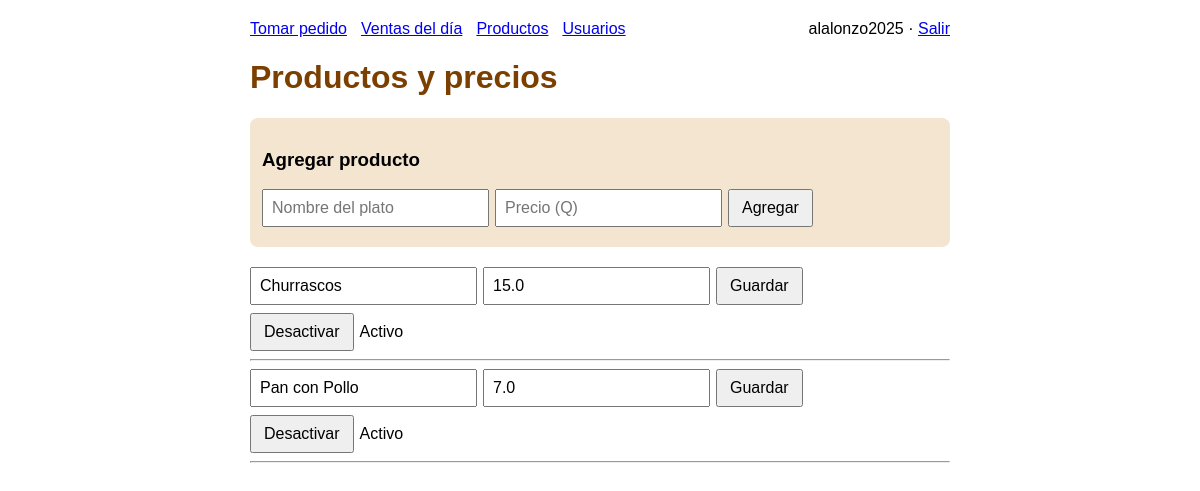
/productos (signed in), run on the app's committed database.
### app.py (models this page shows)
class Usuario(db.Model):
    id = db.Column(db.Integer, primary_key=True)
    usuario = db.Column(db.String(50), unique=True, nullable=False)
    clave_hash = db.Column(db.String(255), nullable=False)
    rol = db.Column(db.String(20), nullable=False, default="empleado")  # admin o empleado
    activo = db.Column(db.Boolean, default=True)

class Producto(db.Model):
    id = db.Column(db.Integer, primary_key=True)
    nombre = db.Column(db.String(100), nullable=False)
    precio = db.Column(db.Float, nullable=False)
    activo = db.Column(db.Boolean, default=True)

### app.py (the view)
@app.route("/productos")
@admin_requerido
def productos():
    lista = Producto.query.order_by(Producto.nombre).all()
    return render_template("productos.html", productos=lista)

### app.py (called while the page is built)
def usuario_actual():
    uid = session.get("usuario_id")
    if uid is None:
        return None
    u = db.session.get(Usuario, uid)
    if u is None or not u.activo:
        session.clear()
        return None
    return u

def admin_requerido(f):
    @wraps(f)
    def envoltura(*args, **kwargs):
        u = usuario_actual()
        if u is None:
            return redirect(url_for("login"))
        if u.rol != "admin":
            return redirect(url_for("nuevo_pedido"))
        return f(*args, **kwargs)
    return envoltura

@app.before_request
def verificar_configuracion():
    if request.endpoint in (None, "static", "configurar"):
        return
    if Usuario.query.first() is None:
        return redirect(url_for("configurar"))

### templates/productos.html (shortened to what this page needs)
<!DOCTYPE html>
<html lang="es">
<head>
</head>
<body>
  {% include "menu.html" %}
  <h1>Productos y precios</h1>
  <div class="nuevo">
    <h3>Agregar producto</h3>
    <form class="fila" action="{{ url_for('agregar') }}" method="post">
      <input type="text" name="nombre" placeholder="Nombre del plato" required>
      <input type="number" name="precio" placeholder="Precio (Q)" step="0.01" min="0" required>
      <button type="submit">Agregar</button>
    </form>
  </div>
  {% for p in productos %}
    <div class="{{ '' if p.activo else 'inactivo' }}">
      <form class="fila" action="{{ url_for('actualizar', id=p.id) }}" method="post">
        <input type="text" name="nombre" value="{{ p.nombre }}" required>
        <input type="number" name="precio" value="{{ p.precio }}" step="0.01" min="0" required>
        <button type="submit">Guardar</button>
      </form>
      <form class="fila" action="{{ url_for('activar', id=p.id) }}" method="post">
        <button type="submit">{{ 'Desactivar' if p.activo else 'Activar' }}</button>
        <span>{{ 'Activo' if p.activo else 'Desactivado' }}</span>
      </form>
      <hr>
    </div>
  {% else %}
    <p>Todavía no hay productos. Agrega el primero arriba.</p>
  {% endfor %}
</body>
</html>

### templates/menu.html
<nav style="margin-bottom: 16px; display: flex; gap: 14px; flex-wrap: wrap; align-items: center;">
  <a href="{{ url_for('nuevo_pedido') }}">Tomar pedido</a>
  {% if session.get('rol') == 'admin' %}
    <a href="{{ url_for('ventas_hoy') }}">Ventas del día</a>
    <a href="{{ url_for('productos') }}">Productos</a>
    <a href="{{ url_for('usuarios') }}">Usuarios</a>
  {% endif %}
  <span style="margin-left: auto;">
    {{ session.get('usuario') }} · <a href="{{ url_for('logout') }}">Salir</a>
  </span>
</nav>

### templates/productos.html (style rules this page uses)
body { font-family: Arial, sans-serif; max-width: 700px; margin: 20px auto; padding: 0 12px; }
h1 { color: #7b3f00; }
form.fila { display: flex; gap: 6px; flex-wrap: wrap; margin-bottom: 8px; align-items: center; }
input { padding: 8px; font-size: 16px; }
button { padding: 8px 12px; font-size: 16px; cursor: pointer; }
.nuevo { background: #f3e5d0; padding: 12px; border-radius: 8px; margin-bottom: 20px; }

### data on the page
Usuario: get "alalonzo2025"
Producto: nombre "Churrascos", precio "15.0", activo "Desactivar", activo "Activo"
Producto: nombre "Pan con Pollo", precio "7.0", activo "Desactivar", activo "Activo"
